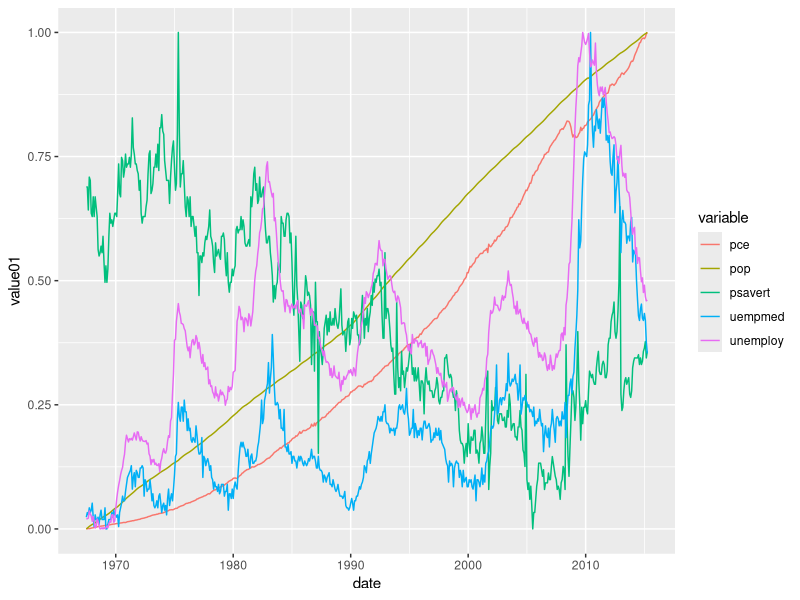

Write R code to recreate this figure.
## Creación de un gráfica con todas las variables con líneas de distintos colores a lo largo del tiempo (tiempo = eje X)
  

#Libreria y datasets

library(ggplot2)

economics
economics_long

# Elegimos el dataset economics long ya que nos muestra una variable que contiene
# todas las variables del dataset economics. Se elige la variable value01.

ggplot(economics_long, aes(x = date)) + 
  geom_line( aes( y = value01, color = variable))

